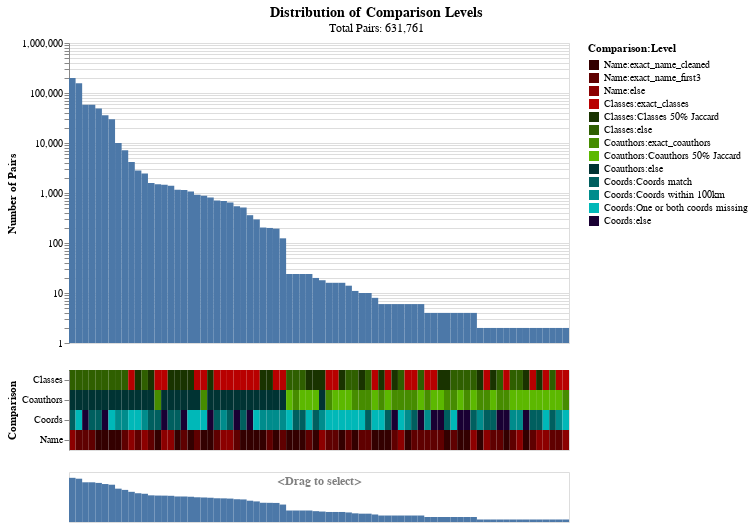

The code cell stored with this chart in its notebook:
### Markdown cell above
The result above is the blocked table, with a column added for every `Comparison`.
The value of each column is the level that the record pair matched at.
For example, there is now a "Name" column,
filled with values like "exact_name_cleaned", "exact_name_first3", etc.

We can plot these features to see how common each level of match is,
and which levels are related to each other. You can zoom in by dragging
on the bottom minimap plot.

### Code cell
from mismo.compare import plot  # noqa: E402

plot(compared, comparisons)

### Figure 1 — Vega-Lite specification as saved in the notebook (floating-point values rounded to 4 significant figures; data arrays with more than 128 entries replaced by an {"elided": "..."} marker saying what was removed)
{"config": {"view": {"continuousWidth": 300, "continuousHeight": 300}}, "vconcat": [{"data": {"name": "data-f7de05b9e3acddf28a36c9b9bd0b8d56"}, "mark": {"type": "rect", "stroke": null}, "encoding": {"opacity": {"condition": {"param": "param_9", "value": 1}, "value": 0.9}, "tooltip": [{"field": "n_pairs", "format": ",", "title": "Number of Pairs", "type": "quantitative"}, {"field": "pct_pairs", "format": "%", "title": "Percent of Pairs", "type": "quantitative"}, {"field": "Name", "type": "nominal"}, {"field": "Classes", "type": "nominal"}, {"field": "Coauthors", "type": "nominal"}, {"field": "Coords", "type": "nominal"}], "x": {"axis": null, "field": "vector_id", "type": "nominal"}, "y": {"field": "n_pairs", "scale": {"type": "log"}, "title": "Number of Pairs", "type": "quantitative"}}, "name": "view_8", "transform": [{"filter": {"param": "param_8"}}], "width": 500}, {"data": {"name": "data-0a0ca2945a8584d3faf77d3bb330b447"}, "mark": {"type": "rect"}, "encoding": {"color": {"field": "id", "scale": {"domain": ["Name:exact_name_cleaned", "Name:exact_name_first3", "Name:else", "Name:else", "Classes:exact_classes", "Classes:Classes 50% Jaccard", "Classes:else", "Classes:else", "Coauthors:exact_coauthors", "Coauthors:Coauthors 50% Jaccard", "Coauthors:else", "Coauthors:else", "Coords:Coords match", "Coords:Coords within 100km", "Coords:One or both coords missing", "Coords:else", "Coords:else"], "range": ["#330000", "#5f0000", "#8c0000", "#b80000", "#193300", "#2f5f00", "#468c00", "#5cb800", "#003333", "#005f5f", "#008c8c", "#00b8b8", "#190033", "#2b0056", "#3d007a", "#4f009e", "#6000c1"]}, "title": "Comparison:Level", "type": "nominal"}, "opacity": {"condition": {"param": "param_9", "value": 1}, "value": 0.9}, "tooltip": [{"field": "level", "type": "nominal"}], "x": {"axis": null, "field": "vector_id", "type": "nominal"}, "y": {"field": "comparison", "title": "Comparison", "type": "nominal"}}, "height": 80, "name": "view_9", "transform": [{"filter": {"param": "param_8"}}], "width": 500}, {"data": {"name": "data-f7de05b9e3acddf28a36c9b9bd0b8d56"}, "mark": {"type": "rect"}, "encoding": {"opacity": {"condition": {"param": "param_9", "value": 1}, "value": 0.9}, "x": {"axis": null, "field": "vector_id", "type": "nominal"}, "y": {"axis": null, "field": "n_pairs", "scale": {"type": "log"}, "title": "Number of Pairs", "type": "quantitative"}}, "height": 50, "name": "view_10", "title": {"text": "<Drag to select>", "anchor": "middle", "color": "gray", "dy": 20, "fontSize": 12}, "width": 500}], "params": [{"name": "param_9", "select": {"type": "point", "fields": ["vector_id"], "on": "mouseover"}, "views": ["view_8", "view_9", "view_10"]}, {"name": "param_8", "select": {"type": "interval", "encodings": ["x"]}, "views": ["view_10"]}], "title": {"text": "Distribution of Comparison Levels", "anchor": "middle", "fontSize": 14, "subtitle": "Total Pairs: 631,761"}, "$schema": "https://vega.github.io/schema/vega-lite/v5.15.1.json", "datasets": {"data-f7de05b9e3acddf28a36c9b9bd0b8d56": [{"Name": "else", "Classes": "else", "Coauthors": "else", "Coords": "Coords match", "n_pairs": 200362, "pct_pairs": 0.3171, "vector_id": 0}, {"Name": "exact_name_first3", "Classes": "else", "Coauthors": "else", "Coords": "One or both coords missing", "n_pairs": 156802, "pct_pairs": 0.2482, "vector_id": 1}, {"Name": "exact_name_first3", "Classes": "else", "Coauthors": "else", "Coords": "else", "n_pairs": 58262, "pct_pairs": 0.09222, "vector_id": 2}, {"Name": "exact_name_first3", "Classes": "else", "Coauthors": "else", "Coords": "Coords match", "n_pairs": 58132, "pct_pairs": 0.09202, "vector_id": 3}, {"Name": "exact_name_cleaned", "Classes": "else", "Coauthors": "else", "Coords": "Coords match", "n_pairs": 49072, "pct_pairs": 0.07767, "vector_id": 4}, {"Name": "exact_name_cleaned", "Classes": "else", "Coauthors": "else", "Coords": "else", "n_pairs": 35966, "pct_pairs": 0.05693, "vector_id": 5}, {"Name": "exact_name_cleaned", "Classes": "else", "Coauthors": "else", "Coords": "One or both coords missing", "n_pairs": 29804, "pct_pairs": 0.04718, "vector_id": 6}, {"Name": "exact_name_cleaned", "Classes": "else", "Coauthors": "else", "Coords": "Coords within 100km", "n_pairs": 10036, "pct_pairs": 0.01589, "vector_id": 7}, {"Name": "exact_name_first3", "Classes": "else", "Coauthors": "else", "Coords": "Coords within 100km", "n_pairs": 7122, "pct_pairs": 0.01127, "vector_id": 8}, {"Name": "else", "Classes": "exact_classes", "Coauthors": "else", "Coords": "One or both coords missing", "n_pairs": 4186, "pct_pairs": 0.006626, "vector_id": 9}, {"Name": "exact_name_first3", "Classes": "Classes 50% Jaccard", "Coauthors": "else", "Coords": "One or both coords missing", "n_pairs": 2834, "pct_pairs": 0.004486, "vector_id": 10}, {"Name": "else", "Classes": "else", "Coauthors": "else", "Coords": "Coords within 100km", "n_pairs": 2442, "pct_pairs": 0.003865, "vector_id": 11}, {"Name": "exact_name_first3", "Classes": "Classes 50% Jaccard", "Coauthors": "else", "Coords": "Coords match", "n_pairs": 1588, "pct_pairs": 0.002514, "vector_id": 12}, {"Name": "exact_name_cleaned", "Classes": "exact_classes", "Coauthors": "exact_coauthors", "Coords": "Coords match", "n_pairs": 1489, "pct_pairs": 0.002357, "vector_id": 13}, {"Name": "else", "Classes": "exact_classes", "Coauthors": "else", "Coords": "else", "n_pairs": 1464, "pct_pairs": 0.002317, "vector_id": 14}, {"Name": "else", "Classes": "Classes 50% Jaccard", "Coauthors": "else", "Coords": "Coords match", "n_pairs": 1394, "pct_pairs": 0.002207, "vector_id": 15}, {"Name": "exact_name_cleaned", "Classes": "Classes 50% Jaccard", "Coauthors": "else", "Coords": "Coords match", "n_pairs": 1158, "pct_pairs": 0.001833, "vector_id": 16}, {"Name": "exact_name_first3", "Classes": "Classes 50% Jaccard", "Coauthors": "else", "Coords": "else", "n_pairs": 1152, "pct_pairs": 0.001823, "vector_id": 17}, {"Name": "exact_name_cleaned", "Classes": "Classes 50% Jaccard", "Coauthors": "else", "Coords": "One or both coords missing", "n_pairs": 1072, "pct_pairs": 0.001697, "vector_id": 18}, {"Name": "exact_name_first3", "Classes": "exact_classes", "Coauthors": "else", "Coords": "One or both coords missing", "n_pairs": 926, "pct_pairs": 0.001466, "vector_id": 19}, {"Name": "exact_name_cleaned", "Classes": "exact_classes", "Coauthors": "exact_coauthors", "Coords": "One or both coords missing", "n_pairs": 878, "pct_pairs": 0.00139, "vector_id": 20}, {"Name": "exact_name_cleaned", "Classes": "Classes 50% Jaccard", "Coauthors": "else", "Coords": "else", "n_pairs": 814, "pct_pairs": 0.001288, "vector_id": 21}, {"Name": "exact_name_first3", "Classes": "exact_classes", "Coauthors": "else", "Coords": "Coords match", "n_pairs": 704, "pct_pairs": 0.001114, "vector_id": 22}, {"Name": "else", "Classes": "exact_classes", "Coauthors": "else", "Coords": "Coords within 100km", "n_pairs": 688, "pct_pairs": 0.001089, "vector_id": 23}, {"Name": "else", "Classes": "exact_classes", "Coauthors": "else", "Coords": "Coords match", "n_pairs": 646, "pct_pairs": 0.001023, "vector_id": 24}, {"Name": "exact_name_first3", "Classes": "exact_classes", "Coauthors": "else", "Coords": "else", "n_pairs": 542, "pct_pairs": 0.0008579, "vector_id": 25}, {"Name": "exact_name_cleaned", "Classes": "exact_classes", "Coauthors": "else", "Coords": "Coords match", "n_pairs": 511, "pct_pairs": 0.0008089, "vector_id": 26}, {"Name": "exact_name_cleaned", "Classes": "exact_classes", "Coauthors": "else", "Coords": "else", "n_pairs": 360, "pct_pairs": 0.0005698, "vector_id": 27}, {"Name": "exact_name_cleaned", "Classes": "exact_classes", "Coauthors": "else", "Coords": "One or both coords missing", "n_pairs": 296, "pct_pairs": 0.0004685, "vector_id": 28}, {"Name": "exact_name_cleaned", "Classes": "Classes 50% Jaccard", "Coauthors": "else", "Coords": "Coords within 100km", "n_pairs": 204, "pct_pairs": 0.0003229, "vector_id": 29}, {"Name": "exact_name_first3", "Classes": "Classes 50% Jaccard", "Coauthors": "else", "Coords": "Coords within 100km", "n_pairs": 200, "pct_pairs": 0.0003166, "vector_id": 30}, {"Name": "exact_name_cleaned", "Classes": "exact_classes", "Coauthors": "else", "Coords": "Coords within 100km", "n_pairs": 194, "pct_pairs": 0.0003071, "vector_id": 31}, {"Name": "exact_name_first3", "Classes": "exact_classes", "Coauthors": "else", "Coords": "Coords within 100km", "n_pairs": 124, "pct_pairs": 0.0001963, "vector_id": 32}, {"Name": "exact_name_cleaned", "Classes": "else", "Coauthors": "Coauthors 50% Jaccard", "Coords": "One or both coords missing", "n_pairs": 24, "pct_pairs": 3.799e-05, "vector_id": 33}, {"Name": "exact_name_cleaned", "Classes": "else", "Coauthors": "exact_coauthors", "Coords": "Coords match", "n_pairs": 24, "pct_pairs": 3.799e-05, "vector_id": 34}, {"Name": "exact_name_cleaned", "Classes": "else", "Coauthors": "Coauthors 50% Jaccard", "Coords": "Coords match", "n_pairs": 24, "pct_pairs": 3.799e-05, "vector_id": 35}, {"Name": "exact_name_first3", "Classes": "Classes 50% Jaccard", "Coauthors": "Coauthors 50% Jaccard", "Coords": "One or both coords missing", "n_pairs": 24, "pct_pairs": 3.799e-05, "vector_id": 36}, {"Name": "exact_name_cleaned", "Classes": "Classes 50% Jaccard", "Coauthors": "Coauthors 50% Jaccard", "Coords": "Coords match", "n_pairs": 20, "pct_pairs": 3.166e-05, "vector_id": 37}, {"Name": "else", "Classes": "Classes 50% Jaccard", "Coauthors": "else", "Coords": "Coords within 100km", "n_pairs": 18, "pct_pairs": 2.849e-05, "vector_id": 38}, {"Name": "exact_name_first3", "Classes": "exact_classes", "Coauthors": "exact_coauthors", "Coords": "One or both coords missing", "n_pairs": 16, "pct_pairs": 2.533e-05, "vector_id": 39}, {"Name": "exact_name_first3", "Classes": "exact_classes", "Coauthors": "Coauthors 50% Jaccard", "Coords": "One or both coords missing", "n_pairs": 16, "pct_pairs": 2.533e-05, "vector_id": 40}, {"Name": "exact_name_cleaned", "Classes": "Classes 50% Jaccard", "Coauthors": "Coauthors 50% Jaccard", "Coords": "One or both coords missing", "n_pairs": 16, "pct_pairs": 2.533e-05, "vector_id": 41}, {"Name": "exact_name_first3", "Classes": "else", "Coauthors": "Coauthors 50% Jaccard", "Coords": "One or both coords missing", "n_pairs": 14, "pct_pairs": 2.216e-05, "vector_id": 42}, {"Name": "exact_name_cleaned", "Classes": "else", "Coauthors": "exact_coauthors", "Coords": "One or both coords missing", "n_pairs": 11, "pct_pairs": 1.741e-05, "vector_id": 43}, {"Name": "exact_name_first3", "Classes": "Classes 50% Jaccard", "Coauthors": "exact_coauthors", "Coords": "One or both coords missing", "n_pairs": 10, "pct_pairs": 1.583e-05, "vector_id": 44}, {"Name": "exact_name_first3", "Classes": "else", "Coauthors": "exact_coauthors", "Coords": "Coords match", "n_pairs": 10, "pct_pairs": 1.583e-05, "vector_id": 45}, {"Name": "exact_name_cleaned", "Classes": "exact_classes", "Coauthors": "Coauthors 50% Jaccard", "Coords": "One or both coords missing", "n_pairs": 8, "pct_pairs": 1.266e-05, "vector_id": 46}, {"Name": "exact_name_cleaned", "Classes": "Classes 50% Jaccard", "Coauthors": "exact_coauthors", "Coords": "One or both coords missing", "n_pairs": 6, "pct_pairs": 9.497e-06, "vector_id": 47}, {"Name": "exact_name_cleaned", "Classes": "exact_classes", "Coauthors": "Coauthors 50% Jaccard", "Coords": "Coords match", "n_pairs": 6, "pct_pairs": 9.497e-06, "vector_id": 48}, {"Name": "exact_name_first3", "Classes": "Classes 50% Jaccard", "Coauthors": "exact_coauthors", "Coords": "else", "n_pairs": 6, "pct_pairs": 9.497e-06, "vector_id": 49}, {"Name": "else", "Classes": "else", "Coauthors": "exact_coauthors", "Coords": "One or both coords missing", "n_pairs": 6, "pct_pairs": 9.497e-06, "vector_id": 50}, {"Name": "exact_name_cleaned", "Classes": "exact_classes", "Coauthors": "exact_coauthors", "Coords": "Coords within 100km", "n_pairs": 6, "pct_pairs": 9.497e-06, "vector_id": 51}, {"Name": "exact_name_first3", "Classes": "exact_classes", "Coauthors": "exact_coauthors", "Coords": "Coords match", "n_pairs": 6, "pct_pairs": 9.497e-06, "vector_id": 52}, {"Name": "exact_name_first3", "Classes": "else", "Coauthors": "Coauthors 50% Jaccard", "Coords": "else", "n_pairs": 6, "pct_pairs": 9.497e-06, "vector_id": 53}, {"Name": "exact_name_first3", "Classes": "exact_classes", "Coauthors": "exact_coauthors", "Coords": "Coords within 100km", "n_pairs": 4, "pct_pairs": 6.332e-06, "vector_id": 54}, {"Name": "exact_name_first3", "Classes": "exact_classes", "Coauthors": "Coauthors 50% Jaccard", "Coords": "else", "n_pairs": 4, "pct_pairs": 6.332e-06, "vector_id": 55}, {"Name": "exact_name_first3", "Classes": "Classes 50% Jaccard", "Coauthors": "Coauthors 50% Jaccard", "Coords": "else", "n_pairs": 4, "pct_pairs": 6.332e-06, "vector_id": 56}, {"Name": "exact_name_cleaned", "Classes": "Classes 50% Jaccard", "Coauthors": "exact_coauthors", "Coords": "Coords match", "n_pairs": 4, "pct_pairs": 6.332e-06, "vector_id": 57}, {"Name": "exact_name_first3", "Classes": "else", "Coauthors": "exact_coauthors", "Coords": "One or both coords missing", "n_pairs": 4, "pct_pairs": 6.332e-06, "vector_id": 58}, {"Name": "exact_name_cleaned", "Classes": "else", "Coauthors": "Coauthors 50% Jaccard", "Coords": "else", "n_pairs": 4, "pct_pairs": 6.332e-06, "vector_id": 59}, {"Name": "exact_name_cleaned", "Classes": "else", "Coauthors": "exact_coauthors", "Coords": "else", "n_pairs": 4, "pct_pairs": 6.332e-06, "vector_id": 60}, {"Name": "else", "Classes": "else", "Coauthors": "Coauthors 50% Jaccard", "Coords": "Coords match", "n_pairs": 4, "pct_pairs": 6.332e-06, "vector_id": 61}, {"Name": "exact_name_cleaned", "Classes": "Classes 50% Jaccard", "Coauthors": "exact_coauthors", "Coords": "Coords within 100km", "n_pairs": 2, "pct_pairs": 3.166e-06, "vector_id": 62}, {"Name": "else", "Classes": "exact_classes", "Coauthors": "exact_coauthors", "Coords": "Coords match", "n_pairs": 2, "pct_pairs": 3.166e-06, "vector_id": 63}, {"Name": "exact_name_first3", "Classes": "Classes 50% Jaccard", "Coauthors": "Coauthors 50% Jaccard", "Coords": "Coords match", "n_pairs": 2, "pct_pairs": 3.166e-06, "vector_id": 64}, {"Name": "exact_name_first3", "Classes": "else", "Coauthors": "exact_coauthors", "Coords": "else", "n_pairs": 2, "pct_pairs": 3.166e-06, "vector_id": 65}, {"Name": "exact_name_cleaned", "Classes": "exact_classes", "Coauthors": "exact_coauthors", "Coords": "else", "n_pairs": 2, "pct_pairs": 3.166e-06, "vector_id": 66}, {"Name": "exact_name_first3", "Classes": "else", "Coauthors": "Coauthors 50% Jaccard", "Coords": "Coords within 100km", "n_pairs": 2, "pct_pairs": 3.166e-06, "vector_id": 67}, {"Name": "else", "Classes": "else", "Coauthors": "Coauthors 50% Jaccard", "Coords": "Coords within 100km", "n_pairs": 2, "pct_pairs": 3.166e-06, "vector_id": 68}, {"Name": "exact_name_cleaned", "Classes": "Classes 50% Jaccard", "Coauthors": "Coauthors 50% Jaccard", "Coords": "else", "n_pairs": 2, "pct_pairs": 3.166e-06, "vector_id": 69}, {"Name": "exact_name_first3", "Classes": "exact_classes", "Coauthors": "Coauthors 50% Jaccard", "Coords": "Coords match", "n_pairs": 2, "pct_pairs": 3.166e-06, "vector_id": 70}, {"Name": "else", "Classes": "Classes 50% Jaccard", "Coauthors": "Coauthors 50% Jaccard", "Coords": "Coords match", "n_pairs": 2, "pct_pairs": 3.166e-06, "vector_id": 71}, {"Name": "else", "Classes": "exact_classes", "Coauthors": "Coauthors 50% Jaccard", "Coords": "One or both coords missing", "n_pairs": 2, "pct_pairs": 3.166e-06, "vector_id": 72}, {"Name": "exact_name_first3", "Classes": "else", "Coauthors": "Coauthors 50% Jaccard", "Coords": "Coords match", "n_pairs": 2, "pct_pairs": 3.166e-06, "vector_id": 73}, {"Name": "exact_name_first3", "Classes": "exact_classes", "Coauthors": "Coauthors 50% Jaccard", "Coords": "Coords within 100km", "n_pairs": 2, "pct_pairs": 3.166e-06, "vector_id": 74}, {"Name": "else", "Classes": "exact_classes", "Coauthors": "exact_coauthors", "Coords": "One or both coords missing", "n_pairs": 2, "pct_pairs": 3.166e-06, "vector_id": 75}], "data-0a0ca2945a8584d3faf77d3bb330b447": {"elided": "304 records"}}}
